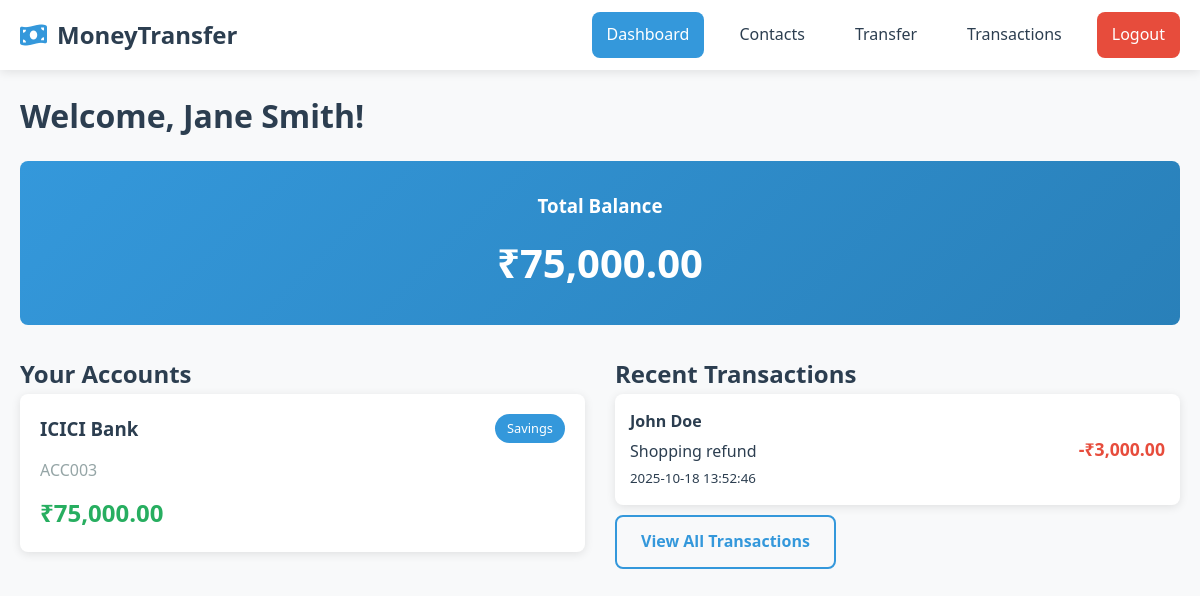
The app's page /dashboard.php (signed in) with its own data.
### tables this page shows
CREATE TABLE accounts (
    id INT AUTO_INCREMENT PRIMARY KEY,
    user_id INT,
    account_no VARCHAR(20),
    bank_name VARCHAR(100),
    balance DECIMAL(10,2) DEFAULT 0.00,
    FOREIGN KEY (user_id) REFERENCES users(id)
);

CREATE TABLE transactions (
    id INT AUTO_INCREMENT PRIMARY KEY,
    from_account INT,
    from_user_id INT,
    to_account VARCHAR(20),
    to_name VARCHAR(100),
    to_bank VARCHAR(100),
    amount DECIMAL(10,2),
    date TIMESTAMP DEFAULT CURRENT_TIMESTAMP,
    description TEXT,
    FOREIGN KEY (from_account) REFERENCES accounts(id),
    FOREIGN KEY (from_user_id) REFERENCES users(id)
);

### dashboard.php (the view, shortened to what this page needs)
<?php
require_once 'config.php';
$user_id = $_SESSION['user_id'];
$stmt = $pdo->prepare("SELECT * FROM accounts WHERE user_id = ?");
$stmt->execute([$user_id]);
$accounts = $stmt->fetchAll();
$stmt = $pdo->prepare("
    SELECT t.*, a.account_no as from_account_no
    FROM transactions t
    JOIN accounts a ON t.from_account = a.id
    WHERE t.from_user_id = ?
    ORDER BY t.date DESC
    LIMIT 5
");
$stmt->execute([$user_id]);
$transactions = $stmt->fetchAll();
$total_balance = 0;
foreach ($accounts as $account) {
    $total_balance += $account['balance'];
}
?>
<!DOCTYPE html>
<html lang="en">
<head>
    <link rel="stylesheet" href="css/style.css">
</head>
<body>
    <nav class="navbar">
        <div class="nav-container">
            <div class="nav-logo">
                <i class="fas fa-money-bill-wave"></i>
                <span>MoneyTransfer</span>
            </div>
            <div class="nav-links">
                <a href="dashboard.php" class="nav-link active">Dashboard</a>
                <a href="contacts.php" class="nav-link">Contacts</a>
                <a href="transfer.php" class="nav-link">Transfer</a>
                <a href="transactions.php" class="nav-link">Transactions</a>
                <a href="logout.php" class="nav-link logout">Logout</a>
            </div>
        </div>
    </nav>
    <div class="container">
        <div class="welcome-section">
            <h1>Welcome, <?php echo $_SESSION['full_name']; ?>!</h1>
            <div class="balance-card">
                <h3>Total Balance</h3>
                <p class="balance-amount">₹<?php echo number_format($total_balance, 2); ?></p>
            </div>
        </div>
        <div class="grid-container">
            <div class="accounts-section">
                <h2>Your Accounts</h2>
                <div class="accounts-grid">
                    <?php foreach ($accounts as $account): ?>
                    <div class="account-card">
                        <div class="account-header">
                            <h3><?php echo $account['bank_name']; ?></h3>
                            <span class="account-type">Savings</span>
                        </div>
                        <p class="account-number"><?php echo $account['account_no']; ?></p>
                        <p class="account-balance">₹<?php echo number_format($account['balance'], 2); ?></p>
                    </div>
                    <?php endforeach; ?>
                </div>
            </div>
            <div class="recent-transactions">
                <h2>Recent Transactions</h2>
                <div class="transactions-list">
                    <?php if (empty($transactions)): ?>
                        <p class="no-data">No transactions yet</p>
                    <?php else: ?>
                        <?php foreach ($transactions as $transaction): ?>
                        <div class="transaction-item">
                            <div class="transaction-info">
                                <h4><?php echo $transaction['to_name']; ?></h4>
                                <p><?php echo $transaction['description']; ?></p>
                                <small><?php echo $transaction['date']; ?></small>
                            </div>
                            <div class="transaction-amount debit">
                                -₹<?php echo number_format($transaction['amount'], 2); ?>
                            </div>
                        </div>
                        <?php endforeach; ?>
                    <?php endif; ?>
                </div>
                <a href="transactions.php" class="btn btn-outline">View All Transactions</a>
            </div>
        </div>
    </div>
</body>
</html>

### style.css (style rules this page uses)
* { margin: 0; padding: 0; box-sizing: border-box; }
:root { --primary: #3498db; --primary-dark: #2980b9; --secondary: #2c3e50; --success: #27ae60; --danger: #e74c3c; --warning: #f39c12; --light: #ecf0f1; --dark: #2c3e50; --gray: #95a5a6; --white: #ffffff; --shadow: 0 2px 10px rgba(0, 0, 0, 0.1); --border-radius: 8px; }
body { font-family: 'Segoe UI', Tahoma, Geneva, Verdana, sans-serif; background-color: #f8f9fa; color: var(--dark); line-height: 1.6; }
.container { max-width: 1200px; margin: 0 auto; padding: 20px; }
.btn { padding: 12px 24px; border: none; border-radius: var(--border-radius); font-size: 16px; font-weight: 600; cursor: pointer; transition: all 0.3s; text-decoration: none; display: inline-block; text-align: center; }
.btn-outline { background: transparent; color: var(--primary); border: 2px solid var(--primary); }
.navbar { background: var(--white); box-shadow: var(--shadow); position: sticky; top: 0; z-index: 100; }
.nav-container { max-width: 1200px; margin: 0 auto; padding: 0 20px; display: flex; justify-content: space-between; align-items: center; height: 70px; }
.nav-logo { display: flex; align-items: center; font-size: 1.5rem; font-weight: 700; color: var(--secondary); }
.nav-logo i { margin-right: 10px; color: var(--primary); }
.nav-links { display: flex; gap: 20px; }
.nav-link { text-decoration: none; color: var(--dark); padding: 10px 15px; border-radius: var(--border-radius); transition: all 0.3s; }
.nav-link:hover, .nav-link.active { background: var(--primary); color: var(--white); }
.nav-link.logout { background: var(--danger); color: var(--white); }
.balance-card { background: linear-gradient(135deg, var(--primary), var(--primary-dark)); color: var(--white); padding: 30px; border-radius: var(--border-radius); text-align: center; margin: 20px 0; }
.balance-amount { font-size: 2.5rem; font-weight: 700; margin-top: 10px; }
.account-card { background: var(--white); padding: 20px; border-radius: var(--border-radius); box-shadow: var(--shadow); margin-bottom: 20px; }
.account-header { display: flex; justify-content: space-between; align-items: center; margin-bottom: 15px; }
.account-type { background: var(--primary); color: var(--white); padding: 4px 12px; border-radius: 20px; font-size: 0.8rem; }
.account-number { color: var(--gray); margin-bottom: 10px; }
.account-balance { font-size: 1.5rem; font-weight: 700; color: var(--success); }
.grid-container { display: grid; grid-template-columns: 1fr 1fr; gap: 30px; margin-top: 30px; }
.transaction-item { background: var(--white); padding: 15px; border-radius: var(--border-radius); margin-bottom: 10px; display: flex; justify-content: space-between; align-items: center; box-shadow: var(--shadow); }
.transaction-info h4 { margin-bottom: 5px; }
.transaction-amount { font-weight: 700; font-size: 1.1rem; }
.debit { color: var(--danger); }
.welcome-section { margin-bottom: 30px; }

### records on screen
accounts: bank_name "ICICI Bank", account_no "ACC003", balance "75,000.00"
transactions: to_name "John Doe", description "Shopping refund", date "2025-10-18 13:52:46", amount "3,000.00"

### other values on screen
$_SESSION['full_name'] "Jane Smith"
$total_balance "75,000.00"
